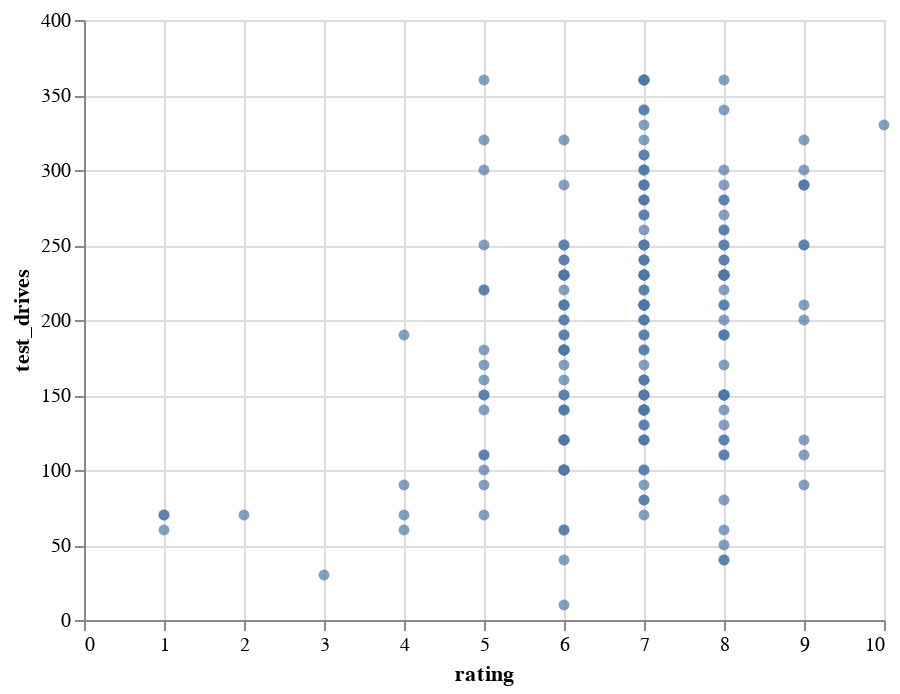

The notebook cell saved with this chart:
### Markdown cell above
- 3a) Erzeugen Sie eine Abbildung, in welcher Sie den Zusammenhang zwischen einer beliebigen unabhängigen und der abhängigen Variable untersuchen. Wählen Sie eine geeignete Darstellungsform, zeigen Sie das Plot und interpretieren Sie das Ergebnis.

### Code cell
alt.Chart(df).mark_circle().encode(
    x='rating',
    y='test_drives'
)

### Figure 1 — Vega-Lite specification as saved in the notebook (floating-point values rounded to 4 significant figures; data arrays with more than 128 entries replaced by an {"elided": "..."} marker saying what was removed)
{"$schema": "https://vega.github.io/schema/vega-lite/v4.17.0.json", "config": {"view": {"continuousHeight": 300, "continuousWidth": 400}}, "data": {"name": "data-8d8f181d813c5818f9549f3c4cefa749"}, "datasets": {"data-8d8f181d813c5818f9549f3c4cefa749": {"elided": "200 records"}}, "encoding": {"x": {"field": "rating", "type": "quantitative"}, "y": {"field": "test_drives", "type": "quantitative"}}, "mark": "circle"}
